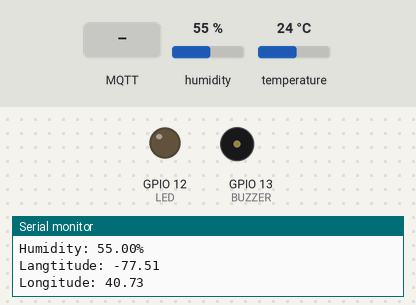
Recording of a sketch running on a simulated ESP32. On the bench: output pins drawn as LEDs (lit = HIGH), buzzer (waves = sounding), the last lines printed to the serial monitor. The inputs (shaded band) are chosen by the test bench; at power-on: humidity 55 %, temperature 24 °C. WiFi joins after 1.5 s; servers stay silent unless stated; random numbers use the default seed unless the sketch sets one; no MQTT or app messages arrive unless stated.

Above: at 12.7 s.
12.8 s: MQTT message "1" arrives on the first subscribed topic
At 16.2 s:
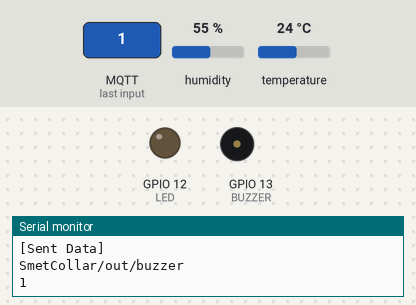
16.3 s: MQTT message "0" arrives on the first subscribed topic
17.8 s: MQTT message "2" arrives on the first subscribed topic
At 18.1 s:
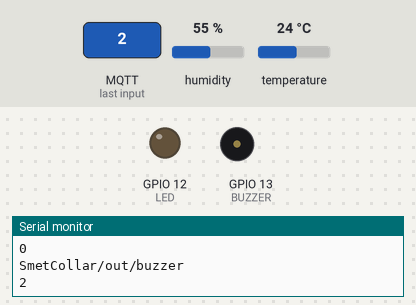
Timing chart, 0 to 27.3 s (numbered marks = the images above; inputs shaded):
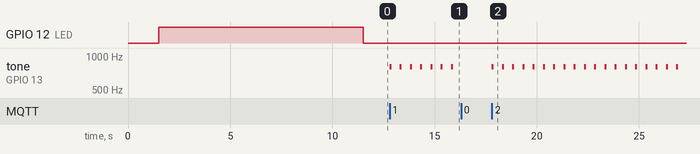

Measured:
- after the input at 12.8 s, tone on GPIO 13 (BUZZER): alternates 800 Hz for 0.10 s and silent for 0.40 s, starting at once
- after the input at 17.8 s, tone on GPIO 13 (BUZZER): alternates 800 Hz for 0.10 s and silent for 0.40 s, starting at once

The sketch:

SmetCollar.ino
```cpp
#include <WiFi.h>
#include <string.h>
#include "PubSubClient.h"
#include "DHTesp.h"
#include "ThingSpeak.h"
using namespace std;


#define BUTTON 14
#define LED 12
#define BUZZER 13
#define DHT_PIN 15

#define CHANNEL_ID 1814183
#define WRITE_API_KEY "NZIGQEYVNFES258N"
#define READ_API_KEY "OWOSMXM9U9Z9FVT2"

const char* ssid = "Wokwi-GUEST";
const char* password = "";

const char* mqttServer = "test.mosquitto.org";

const char * iftttServer = "maker.ifttt.com";
const char * iftttRequest = "/trigger/SmetCollar/with/key/jW-xnwHKhkbUasbLtww26-BiYI2v9QWDGCUUzinTsKt?value1=";

const char * thinkSpeakServer = "api.thingspeak.com";

const int PORT = 80;
const int mqttPort = 1883;

const char* RAIN_TOPIC = "SmetCollar/in/rain";
const char* TEMP_TOPIC = "SmetCollar/in/temperature";
const char* HUMIDITY_TOPIC = "SmetCollar/in/humidity";
const char* LATITUDE_TOPIC = "SmetCollar/in/longitude";
const char* LONGITUDE_TOPIC = "SmetCollar/in/latitude";

const char* BUZZER_TOPIC = "SmetCollar/out/buzzer";


WiFiClient espClient;
WiFiClient iftttclient;
WiFiClient TSclient;

PubSubClient mqttClient(espClient);
DHTesp dht;


//DATA
int RAIN = 0;
float TEMP = 0;
float HUMIDITY = 0;
float LATITUDE = 0;
float LONGITUDE = 0;


void wifiConnect()
{
  WiFi.begin(ssid, password);
  while(WiFi.status() != WL_CONNECTED)
  {
    delay(50);
    Serial.print(".");
  }
  Serial.println("Connected!");
}

void mqttReconnect()
{
  while(!mqttClient.connected())
  {
    // Serial.println("Attempting MQTT connecting...");
    if (mqttClient.connect("12345678")){
      // Serial.println("Connected");
      mqttClient.subscribe(BUZZER_TOPIC);
    }
    else {
      Serial.println(" try again in 5 seconds");
      delay(5000);
    }
  }
}

bool isbuzzerOn = false;
void callback(char* topic, byte* message, unsigned int length) {
  String stTopic = topic;
  String stMessage = (char*)message;

  Serial.println(stTopic);
  Serial.println(stMessage);

  if (stTopic == BUZZER_TOPIC)
    isbuzzerOn = !isbuzzerOn;
}

unsigned long startBuzz = millis();
void triggerBuzzer()
{
  if (millis() - startBuzz > 500)
  {
    startBuzz = millis();
    digitalWrite(LED, HIGH);
    tone(BUZZER, 1000, 100);
    tone(BUZZER, 800, 100);
  }
  digitalWrite(LED, LOW);
  // noTone(BUZZER);
}

void sendRequest(const char* host,const char* request, String value) {
  while(!iftttclient.connect(host, PORT)){
    Serial.println("connection fail");
    delay(1000);
  }

  iftttclient.print(String("GET ") + request + value + " HTTP/1.1\r\n" +
            "Host: "+ host + "\r\n" +
            "Connection: close\r\n\r\n");
}


unsigned int DelayRequired = 10000;
unsigned long PrevMillis = millis();
void uploadData()
{
  if(millis() - PrevMillis > DelayRequired)
    {
          PrevMillis = millis();
          printData();

           //Send to ThingSpeak Cloud
          ThingSpeak.setField(1, RAIN);
          ThingSpeak.setField(2, TEMP);
          ThingSpeak.setField(3, HUMIDITY);
          ThingSpeak.setField(4, LATITUDE);
          ThingSpeak.setField(5, LONGITUDE);

          int sc = ThingSpeak.writeFields(CHANNEL_ID, WRITE_API_KEY);

          if (sc == 200)
            Serial.println("[Sent to Clould]\n");


          //Send Data through MQTT Server
          mqttClient.publish(RAIN_TOPIC, (to_string(RAIN)).c_str());
          mqttClient.publish(TEMP_TOPIC, (String(TEMP, 2)).c_str());
          mqttClient.publish(HUMIDITY_TOPIC, (String(HUMIDITY, 1)).c_str());
          mqttClient.publish(LATITUDE_TOPIC, String(LATITUDE).c_str());
          mqttClient.publish(LONGITUDE_TOPIC, String(LONGITUDE).c_str());

          Serial.println("[Sent Data]\n");
      }
}

void updateData()
{
    TEMP = dht.getTemperature();
    HUMIDITY = dht.getHumidity();
    RAIN = random(1024);
    LATITUDE = random(-9000, 9000)*0.01;
    LONGITUDE = random(-18000, 18000)*0.01;
}

void printData()
{
    Serial.println("Rain: " + String(RAIN));
    Serial.println("Temp: " + String(TEMP, 2) + "°C");
    Serial.println("Humidity: " + String(HUMIDITY, 2) + "%");
    Serial.println("Langtitude: " + String(LATITUDE));
    Serial.println("Longitude: " + String(LONGITUDE));
}

String envCheck()
{
  String msg = "";
  if (RAIN >= 1024/3 && RAIN <= 1024/2 && TEMP >= 20 && TEMP <= 33) //Sunny Day
    msg = "It's_a_sweat_sunny_day_to_play_with_your_pet_outside!";
  else if (RAIN >= 1024/2) //Rainy Day
    msg = "[!]Be_aware_of_the_rain!_Your_pet_should_be_in_a_shelter_now.";
  else if (TEMP <= 10) // Cold day
    msg = "[!]What_a_chilly_day,_your_pet_needs_a_cozy_corner!";
  else if (HUMIDITY >= 60) //The pet is wet
    msg = "[!]Your_pet_is_soaking_wet_right_now!";

  return msg;
}


void setup() {
  // put your setup code here, to run once:
  Serial.begin(115200);
  Serial.println("Connecting to Wifi");

  digitalWrite(LED, HIGH);
  wifiConnect();

  Serial.println("IP address: ");
  Serial.println(WiFi.localIP());

  mqttClient.setServer(mqttServer, mqttPort);
  mqttClient.setCallback(callback);

  ThingSpeak.begin(TSclient);

  dht.setup(DHT_PIN, DHTesp::DHT22);
  pinMode(LED, OUTPUT);
  pinMode(BUZZER, OUTPUT);

  delay(10000);
  digitalWrite(LED, LOW);
}

unsigned long startTimeUpdate = millis();
unsigned long DelayNotify = 3000;
unsigned long startNotify = millis() ;
void loop() {

  if (!mqttClient.connected()){
    mqttReconnect();
  }

  mqttClient.loop();

  if (millis() - startTimeUpdate > 3000)
  {
    startTimeUpdate = millis();

    //Update all data once
    updateData();

    if (millis() - startNotify > DelayNotify)
    {
      startNotify = millis();
      String msg = envCheck();
      if (msg != "")
      {
        sendRequest(iftttServer, iftttRequest, "Rain:[" + String(RAIN) + "]--Temp:[" + String(TEMP) + "C]--Humidity:[" + String(HUMIDITY) + "%]");
        delay(500);
        sendRequest(iftttServer, iftttRequest, msg);

        Serial.println("[Sent Notifications]\n");
        DelayNotify = 28800000;
      }
      else
        DelayNotify = 3000;
    }
  }

  if (isbuzzerOn)
    triggerBuzzer();


  uploadData();
}
```
